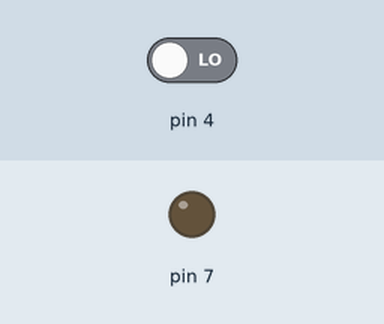
A sketch run on a simulated Arduino Uno, built with avr-gcc and run on an emulated ATmega328P. On the bench: output pins drawn as LEDs (lit = HIGH). Dashed ring = blinking. The test bench sets the inputs (shaded band); at power-on: pin 4 LOW.

Above: at 1.8 s.
1.9 s: pin 4 driven HIGH
At 2.4 s:
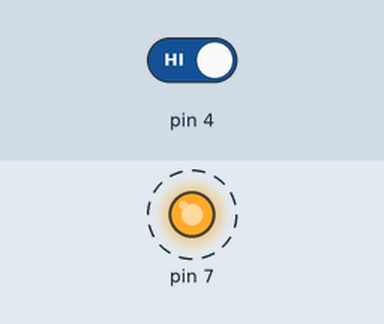
4.9 s: pin 4 driven LOW
At 5.7 s:
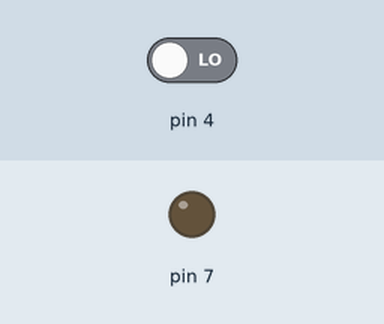
Timing chart, 0 to 7.9 s (numbered marks = the images above; inputs shaded):
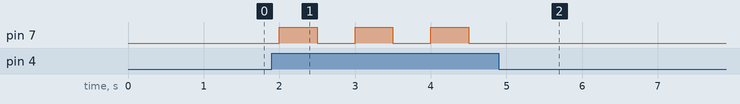

Measured:
- after the input at 1.9 s, pin 7: alternates HIGH for 0.50 s and LOW for 0.50 s, starting after 0.10 s
- after the input at 4.9 s, pin 7: stops changing and stays LOW

The sketch:

fdgdfhgdfh.ino
```cpp
// in this one the led will turn on and will keep on until we again press th e push button


void setup() {
  // put your setup code here, to run once:
pinMode(4,0);
pinMode(7,1);
Serial.begin(9600);
}
int count=0,temp=0;
void loop() {
  // put your main code here, to run repeatedly:
int x=digitalRead(4);


if(x==1)
{
 count++;
}
temp=count%2;
if(temp==1)
{
  digitalWrite(7,1);
}

if(temp==0)
{
  digitalWrite(7,0);
}
delay(500);
}
```
